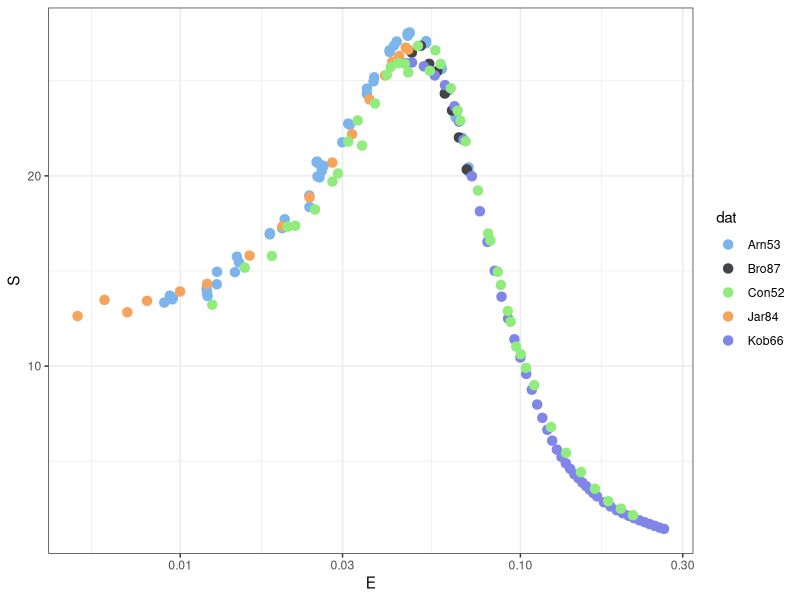

The R source for this figure:
# Read Tdn
require(ggplot2);require(ggthemes);require(dplyr);require(magrittr)

#--Get File names


# Data of interest

# extra

Mag75  <-  read.table("tdn_mag75b.dat") %>%
  set_colnames(.,c("E","E_stat","S","Stat")) %>%
  select(.,c("E","S","Stat")) %>%
   mutate(.,Syst=mean(0.5*S)) %>%  
  mutate(.,dat="Mag75") 




Bam57  <-  read.table("tdn_bam57b.dat") %>%
  set_colnames(.,c("E","E_stat","S","Stat")) %>%
  select(.,c("E","E_stat","S","Stat")) %>%
  mutate(.,Syst=mean(0.5*S)) %>%  
  mutate(.,dat="Bam57") 


# Current
Arn53  <-  read.table("data_arnold.dat") %>%
  set_colnames(.,c("E","E_stat","S","Stat")) %>%
  mutate(.,Syst=mean(0.02*S)) %>%  
  mutate(.,dat="Arn53") 


Bro87 <- read.table("data_brown.dat") %>%
  set_colnames(.,c("E","E_stat","S","Stat")) %>%
         mutate(.,Syst= mean(0.013*S)) %>%
        mutate(.,dat="Bro87")

Jar84 <- read.table("data_jarmie.dat") %>%
  set_colnames(.,c("E","E_stat","S","Stat")) %>%
  mutate(.,Syst= mean(0.0126*S)) %>%
  mutate(.,dat="Jar84")


Kob66 <- read.table("data_kobzev.dat") %>%
  set_colnames(.,c("E","E_stat","S","Stat")) %>%
  mutate(.,Syst = mean(0.025*S)) %>%
  mutate(.,dat="Kob66")


Con52 <- read.table("data_conner.dat") %>%
  set_colnames(.,c("E","E_stat","S","Stat")) %>%
  mutate(.,Syst = mean(0.018*S)) %>%
  mutate(.,dat="Con52")


# Remove bad points

ensamble <- rbind(Arn53, Bro87,Jar84,Kob66,Con52)

#ensamble <- rbind(Bame57, Brown87,Jarmie86)


write.csv(ensamble,"ensamble_Tdn_extra.csv",row.names = F)

ggplot(ensamble,aes(x=E,y=S,color=dat))+geom_point(size=2.85)+
  theme_bw()+scale_x_log10()+scale_color_hc() 


